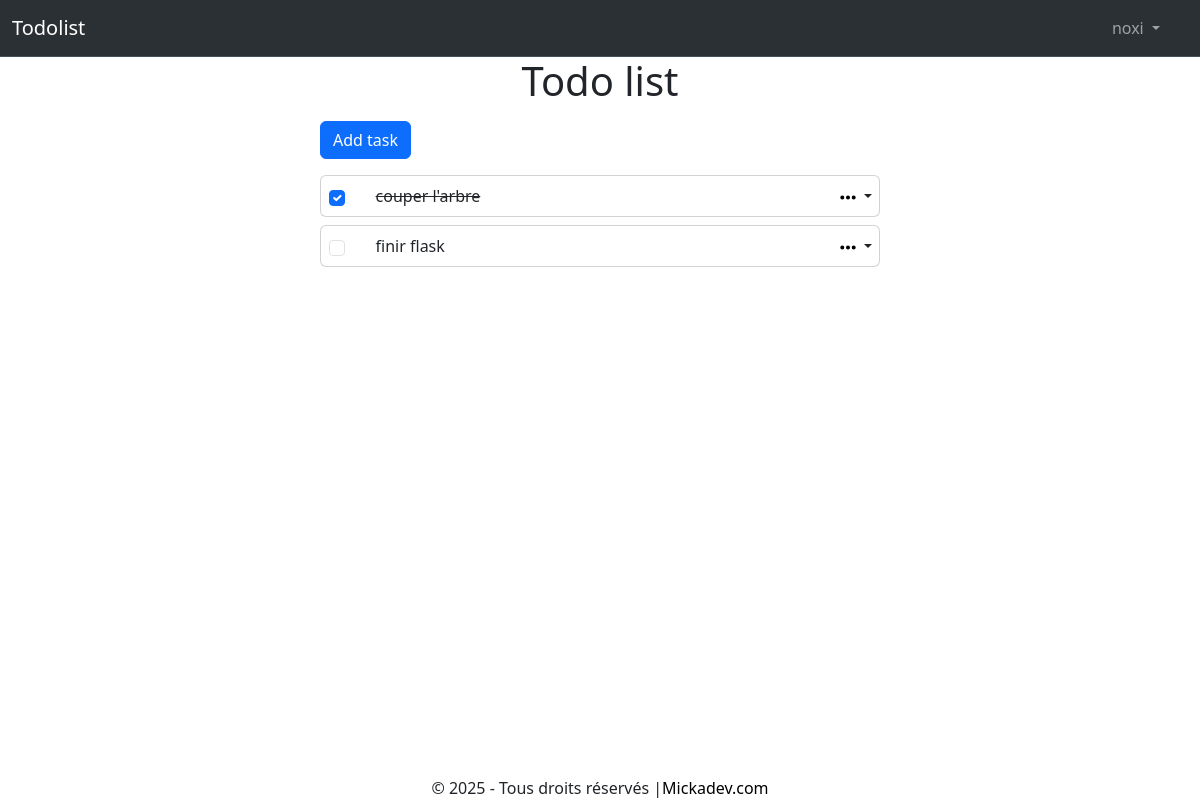
Page / (signed in) on the earlier database version.
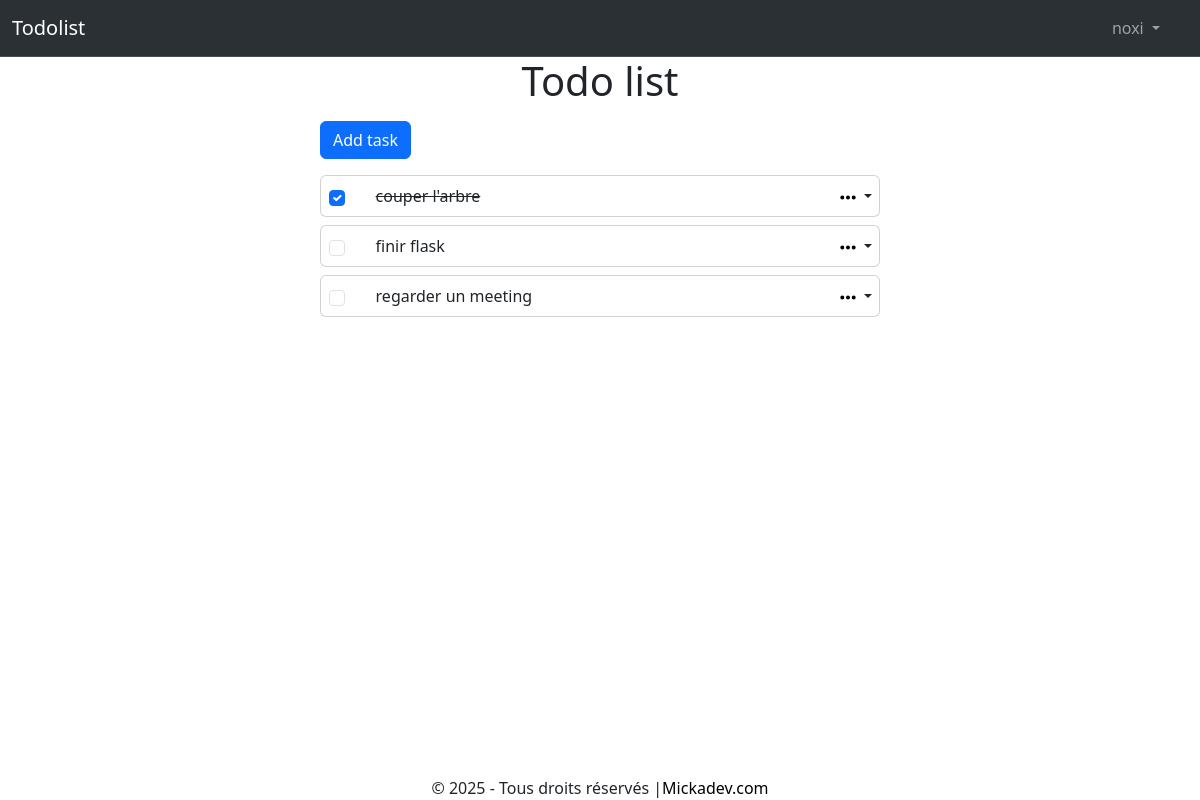
Same page on the later database version.
### todolist/models.py (models this page shows, shortened)
class User(db.Model, UserMixin):
    id = db.Column(db.Integer, primary_key=True, unique=True)
    name = db.Column(db.String(30), nullable=False)
    email = db.Column(db.String(30), nullable=False, unique=True)
    password_hash = db.Column(db.String(200), nullable=False)
    todos = db.relationship('Todos', backref='user', lazy=True)
    @property
    def password(self):
        return self.password

class Todos(db.Model):
    id = db.Column(db.Integer, primary_key=True, unique=True)
    title = db.Column(db.String(80), nullable=False)
    description = db.Column(db.String(300), nullable=False)
    completed = db.Column(db.Boolean, default=False)
    owner = db.Column(db.Integer, db.ForeignKey('user.id'), nullable=False)

### todolist/routes.py (the view)
@app.route('/', methods=['GET','POST'])
@login_required
def todolist_page():
    form = Todolist_form()
    todos = Todos.query.filter_by(owner=current_user.id)
    if form.validate_on_submit():
        new_task = Todos(title=form.title.data, description=form.description.data, owner=current_user.id)
        db.session.add(new_task)
        db.session.commit()
        return redirect(url_for('todolist_page'))
    if form.errors != {}:
        for err_msg in form.errors.values():
            flash(f'{err_msg}', category='danger')
    return render_template('todolist.html', form = form, todos = todos)

### todolist/forms.py
class Todolist_form(FlaskForm):
    title = StringField('Title', validators=[DataRequired()], render_kw={"class":'form-control', 'placeholder':'Task title'})
    description = StringField('Description', validators=[DataRequired()], render_kw={"class":'form-control', 'placeholder':'Task description'})
    submit = SubmitField('Add Task',render_kw={"class":' btn btn-primary'})

### todolist/models.py (called while the page is built)
@login_manager.user_loader
def load_user(user_id):
    return User.query.get(int(user_id))

### todolist/templates/todolist.html (shortened to what this page needs)
{% extends 'base.html' %}
{% block content %}
<div style="text-align: center;">
    <h1>Todo list</h1>
</div>
<div class="container-sm" style="max-width: 600px;">
    <button type="button" class="btn btn-primary m-2" data-bs-toggle="modal" data-bs-target="#exampleModal" data-bs-whatever="@getbootstrap">Add task</button>
    {% for todo in todos %}
        <div class="card m-2 ">
            <div class="card-body d-flex align-items-center justify-content-between w-100 p-2" >
                <input class="form-check-input" type="checkbox" onchange="window.location.href='{{url_for('toggle_completion', task_id=todo.id)}}'" {{'checked' if todo.completed else ''}} value="" id="flexCheckDefault">
                <div style="width: 80%;">
                    <p class="m-0"><span class="w-100 {{ 'text-decoration-line-through' if todo.completed else '' }}">{{todo.title}}</span></p>
                </div>
                <div class="d-flex align-items-center justify-content-between">
                    <a  style="padding-right: 15px;" class="nav-link dropdown-toggle" href="#" role="button" data-bs-toggle="dropdown" aria-expanded="false">
                        <img src="{{ url_for('static', filename='icons/ellipsis.svg') }}" alt="ellipsis">
                    </a>
                </div>
            </div>
        </div>
      {% endfor %}
 </div>
{% endblock %}

### todolist/templates/base.html (shortened to what this page needs)
<!DOCTYPE html>
<html lang="en">
<head>
    <link href="https://cdn.jsdelivr.net/npm/bootstrap@5.3.3/dist/css/bootstrap.min.css" rel="stylesheet">
</head>
<body>
    <nav class="navbar navbar-expand-lg bg-body-tertiary bg-dark border-bottom border-body" data-bs-theme="dark">
        <div class="container-fluid">
            <a class="navbar-brand" href="{{url_for('todolist_page')}}">Todolist</a>
            <div class="collapse navbar-collapse" id="navbarNavDropdown">
              <ul class="navbar-nav" style="margin-left: auto; padding-right: 20px;">
                {% if not current_user.is_authenticated %}
                  <li class="nav-item">
                    <a class="nav-link" href="{{url_for('register_page')}}">Register</a>
                  </li>
                  <li class="nav-item">
                    <a class="nav-link" href="{{url_for('login_page')}}">Login</a>
                  </li>
                {% else %}
                <li class="nav-item dropdown">
                  <a class="nav-link dropdown-toggle" href="#" role="button" data-bs-toggle="dropdown" aria-expanded="false">
                    {{current_user.name}}
                  </a>
                </li>
              {% endif %}
              </ul>
            </div>
          </div>
    </nav>
    {% block content %}
    {% endblock %}
    <footer class="fixed-bottom d-flex align-items-center justify-content-center">
      &copy; 2025 - Tous droits réservés | <a href="mickadev.com" class="text-black text-decoration-none"> Mickadev.com</a>
    </footer>
</body>
</html>

Differences in the rows shown:
added Todos: title "regarder un meeting"
